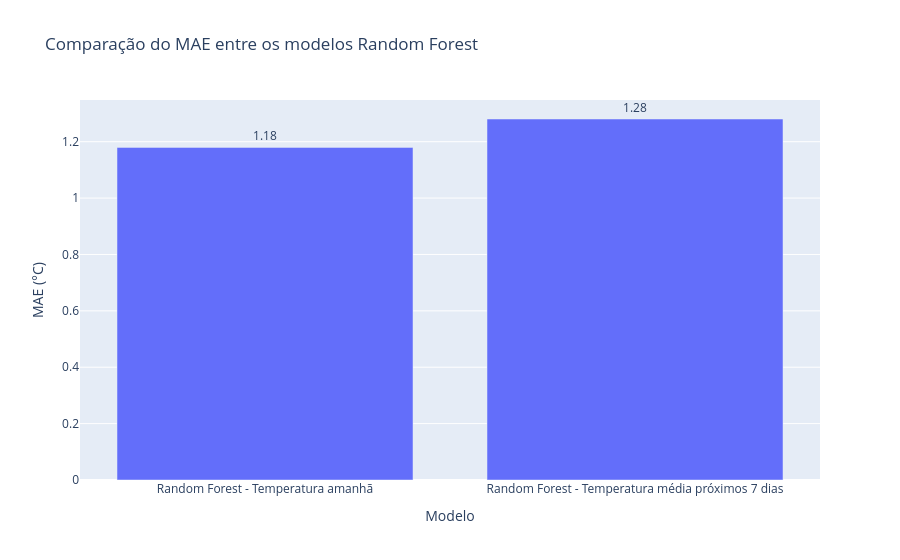

Write notebook code for a chart like this one.
### Markdown cell above
### Gráfico: comparação do MAE

O MAE é especialmente útil para comunicação do resultado, pois pode ser lido diretamente como erro médio em graus Celsius.

### Code cell
metricas_pd = metricas_rf.toPandas()

fig = px.bar(
    metricas_pd,
    x="modelo",
    y="mae",
    text="mae",
    title="Comparação do MAE entre os modelos Random Forest",
    labels={
        "modelo": "Modelo",
        "mae": "MAE (°C)"
    }
)

fig.update_traces(texttemplate="%{text:.2f}", textposition="outside")
fig.show()

### Figure 1 — Plotly figure (JSON) as saved in the notebook; plotly's stock layout.template omitted (floating-point values rounded to 4 significant figures)
{"data": [{"hovertemplate": "Modelo=%{x}<br>MAE (°C)=%{text}<extra></extra>", "legendgroup": "", "marker": {"color": "#636efa", "pattern": {"shape": ""}}, "name": "", "orientation": "v", "showlegend": false, "text": [1.18, 1.28], "textposition": "outside", "texttemplate": "%{text:.2f}", "type": "bar", "x": ["Random Forest - Temperatura amanhã", "Random Forest - Temperatura média próximos 7 dias"], "xaxis": "x", "y": [1.18, 1.28], "yaxis": "y"}], "layout": {"barmode": "relative", "legend": {"tracegroupgap": 0}, "title": {"text": "Comparação do MAE entre os modelos Random Forest"}, "xaxis": {"anchor": "y", "domain": [0, 1], "title": {"text": "Modelo"}}, "yaxis": {"anchor": "x", "domain": [0, 1], "title": {"text": "MAE (°C)"}}}}
